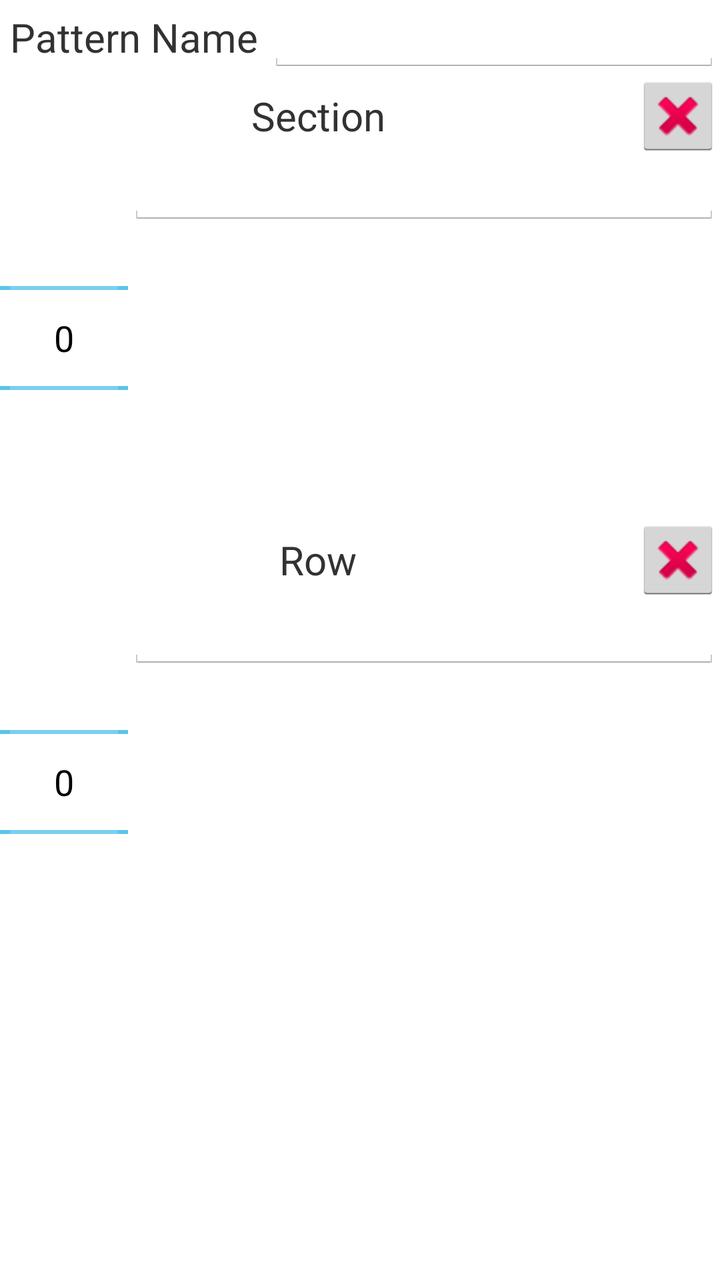
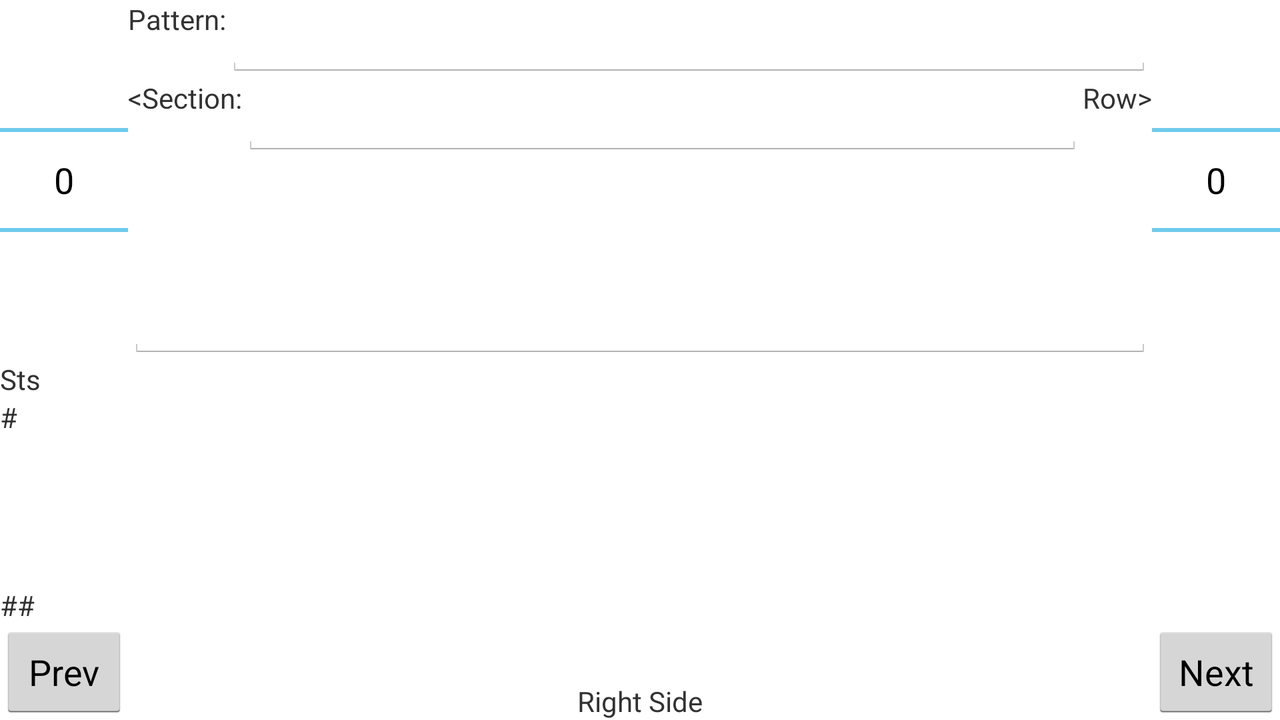

First picture: res/layout/ on a phone held upright. Second picture: the repository's own variant of that layout, on a device whose configuration matches the variant's folder. Source for both follows.
<!-- AndroidManifest.xml: application theme AppTheme -->
<!-- res/layout/maker.xml -->
<RelativeLayout xmlns:android="http://schemas.android.com/apk/res/android"
    android:layout_width="match_parent"
    android:layout_height="match_parent"
    >
	<TextView android:id="@+id/patternLabel"
		android:layout_width="wrap_content"
		android:layout_height="wrap_content"
		android:layout_alignParentTop="true"
		android:layout_alignParentLeft="true"
		android:padding="5dp"
		android:text="@string/pattern_name"
		android:textSize="20sp"
		/>
    <EditText android:id="@+id/patternName"
		android:layout_width="0dp"
		android:layout_height="wrap_content"
		android:layout_alignParentTop="true"
		android:layout_toRightOf="@id/patternLabel"
		android:layout_alignParentRight="true"
		android:layout_alignBottom="@id/patternLabel"
		android:padding="5dp"
		/>
	<ImageButton android:id="@+id/sectionDelete"
		android:layout_width="wrap_content"
		android:layout_height="wrap_content"
		android:src="@android:drawable/ic_delete"
		android:layout_below="@id/patternName"
		android:layout_alignParentRight="true"
		android:padding="5dp"
		android:onClick="clickSectionDelete"
	/>
	<TextView android:id="@+id/sectionLabel"
		android:layout_width="0dp"
		android:layout_height="0dp"
		android:layout_below="@id/patternName"
		android:layout_alignParentLeft="true"
		android:layout_toLeftOf="@id/sectionDelete"
		android:layout_alignBottom="@id/sectionDelete"
		android:text="@string/section_name"
		android:textSize="20sp"
		android:padding="5dp"
		android:gravity="center"
		/>
	<NumberPicker android:id="@+id/sectionNum"
		android:layout_width="wrap_content"
		android:layout_height="wrap_content"
		android:layout_below="@id/sectionLabel"
		android:layout_alignParentLeft="true"
		android:padding="5dp"
		/>
	<EditText android:id="@+id/sectionName"
		android:layout_width="0dp"
		android:layout_height="wrap_content"
		android:layout_alignParentRight="true"
		android:layout_toRightOf="@id/sectionNum"
		android:layout_below="@id/sectionLabel"
		android:padding="5dp"
		/>
	<ImageButton android:id="@+id/rowDelete"
		android:layout_width="wrap_content"
		android:layout_height="wrap_content"
		android:src="@android:drawable/ic_delete"
		android:layout_below="@id/sectionNum"
		android:layout_alignParentRight="true"
		android:padding="5dp"
		android:onClick="clickRowDelete"
		/>
	<TextView android:id="@+id/rowLabel"
		android:layout_width="0dp"
		android:layout_height="wrap_content"
		android:layout_below="@id/sectionNum"
		android:layout_alignParentLeft="true"
		android:layout_toLeftOf="@id/rowDelete"
		android:layout_alignBottom="@id/rowDelete"
		android:text="@string/row_name"
		android:textSize="20sp"
		android:gravity="center"
		android:padding="5dp"
		/>
	<NumberPicker android:id="@+id/rowNum"
		android:layout_width="wrap_content"
		android:layout_height="wrap_content"
		android:layout_below="@id/rowLabel"
		android:layout_alignParentLeft="true"
		android:padding="5dp"
		/>
	<EditText android:id="@+id/rowPattern"
		android:layout_width="0dp"
		android:layout_height="wrap_content"
		android:layout_alignParentRight="true"
		android:layout_toRightOf="@id/rowNum"
		android:layout_below="@id/rowLabel"
		android:padding="5dp"
		/>
	<ScrollView android:layout_width="0dp"
		android:layout_height="0dp"
		android:layout_below="@id/rowPattern"
		android:layout_alignParentBottom="true"
		android:layout_toRightOf="@id/rowNum"
		android:layout_alignParentRight="true"
		>
		<GridLayout android:id="@+id/console"
			android:layout_width="match_parent"
			android:layout_height="wrap_content"
			android:columnCount="4"
			>
		</GridLayout>
	</ScrollView>
</RelativeLayout>
<!-- resources referenced by this layout -->
<resources>
  <string name="pattern_name">Pattern Name</string>
  <string name="row_name">Row</string>
  <string name="section_name">Section</string>
  <style name="AppTheme" parent="@android:style/Theme.Holo.Light">
      </style>
</resources>
<!-- res/layout-land/maker.xml (the repository's variant of the layout above) -->
<!-- drawn on the phone turned sideways -->
<RelativeLayout xmlns:android="http://schemas.android.com/apk/res/android"
    android:layout_width="match_parent"
    android:layout_height="match_parent"
    >
	<NumberPicker android:layout_width="wrap_content"
		android:layout_height="wrap_content"
		android:layout_alignParentTop="true"
		android:layout_alignParentLeft="true"
		android:id="@+id/sectionNum"
		/>
	<NumberPicker android:layout_width="wrap_content"
		android:layout_height="wrap_content"
		android:layout_alignParentTop="true"
		android:layout_alignParentRight="true"
		android:id="@+id/rowNum"
		/>
	<Button android:layout_width="wrap_content"
		android:layout_height="wrap_content"
		android:layout_alignParentBottom="true"
		android:layout_alignParentLeft="true"
		android:id="@+id/prevButton"
		android:text="Prev"
		android:onClick="prevClick"
		/>
	<Button android:layout_width="wrap_content"
		android:layout_height="wrap_content"
		android:layout_alignParentBottom="true"
		android:layout_alignParentRight="true"
		android:id="@+id/nextButton"
		android:text="Next"
		android:onClick="nextClick"
		/>
	<TextView android:layout_width="wrap_content"
		android:layout_height="wrap_content"
		android:layout_alignParentTop="true"
		android:layout_toRightOf="@id/sectionNum"
		android:text="Pattern:"
		android:id="@+id/patternLabel"
		/>
	<EditText android:layout_width="0dp"
		android:layout_height="wrap_content"
		android:layout_alignParentTop="true"
		android:layout_toLeftOf="@id/rowNum"
		android:layout_toRightOf="@id/patternLabel"
		android:id="@+id/patternName"
		/>
	<TextView android:layout_width="wrap_content"
		android:layout_height="wrap_content"
		android:layout_below="@id/patternName"
		android:layout_toRightOf="@id/sectionNum"
		android:text="&lt;Section:"
		android:id="@+id/secLabel"
		/>
	<TextView android:layout_width="wrap_content"
		android:layout_height="wrap_content"
		android:layout_below="@id/patternName"
		android:layout_toLeftOf="@id/rowNum"
		android:text="Row&gt;"
		android:id="@+id/rowLabel"
		/>
	<EditText android:layout_width="0dp"
		android:layout_height="wrap_content"
		android:layout_below="@id/patternName"
		android:layout_toRightOf="@id/secLabel"
		android:layout_toLeftOf="@id/rowLabel"
		android:id="@+id/sectionName"
		/>
	<EditText android:layout_width="0dp"
		android:layout_height="wrap_content"
		android:layout_below="@id/sectionName"
		android:layout_toRightOf="@id/sectionNum"
		android:layout_toLeftOf="@id/rowNum"
		android:layout_alignBottom="@id/sectionNum"
		android:id="@+id/rowPattern"
		/>
	<TextView android:layout_width="wrap_content"
		android:layout_height="wrap_content"
		android:layout_alignParentBottom="true"
		android:layout_centerHorizontal="true"
		android:text="Right Side"
		android:id="@+id/sideLabel"
		/>
	<TextView android:layout_width="wrap_content"
		android:layout_height="wrap_content"
		android:layout_below="@id/sectionNum"
		android:layout_alignParentLeft="true"
		android:text="Sts"
		android:id="@+id/stitchCountLabel"
		/>
	<TextView android:layout_width="wrap_content"
		android:layout_height="wrap_content"
		android:layout_below="@id/stitchCountLabel"
		android:layout_alignParentLeft="true"
		android:text="#"
		android:id="@+id/stitchCountCurr"
		/>
	<HorizontalScrollView android:layout_width="0dp"
		android:layout_height="0dp"
		android:layout_below="@id/sectionNum"
		android:layout_toRightOf="@id/stitchCountLabel"
		android:layout_alignParentRight="true"
		android:layout_above="@id/prevButton"
		android:id="@+id/stitchScroll"
		>
	</HorizontalScrollView>
	<TextView android:layout_width="wrap_content"
		android:layout_height="wrap_content"
		android:layout_alignParentLeft="true"
		android:layout_alignBottom="@id/stitchScroll"
		android:text="##"
		android:id="@+id/stitchCountPrev"
		/>
</RelativeLayout>
<!-- resources referenced by the variant -->
<!-- as the phone turned sideways resolves them -->
<resources>
  <style name="AppTheme" parent="@android:style/Theme.Holo.Light">
      </style>
</resources>
